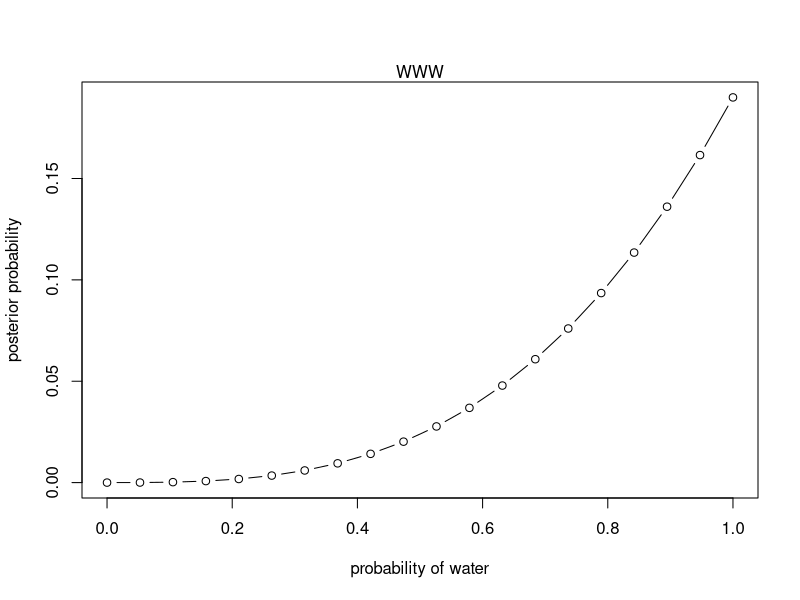
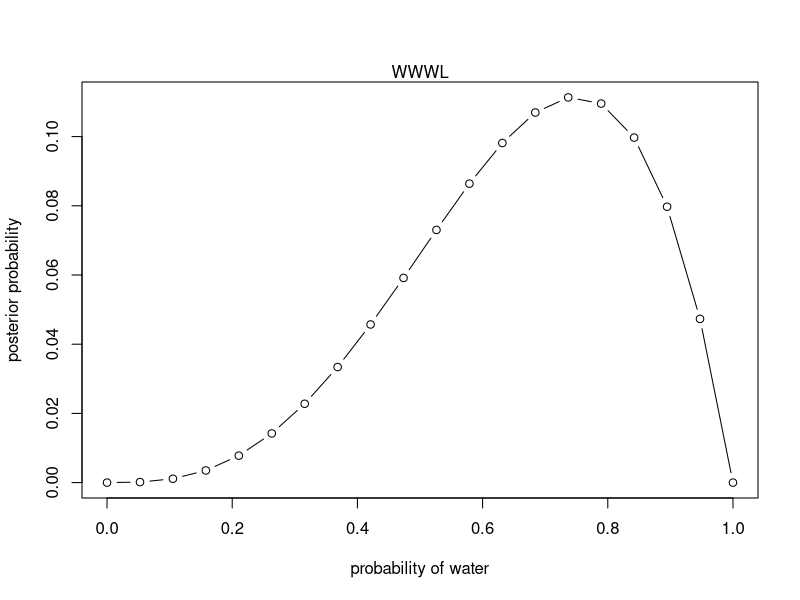
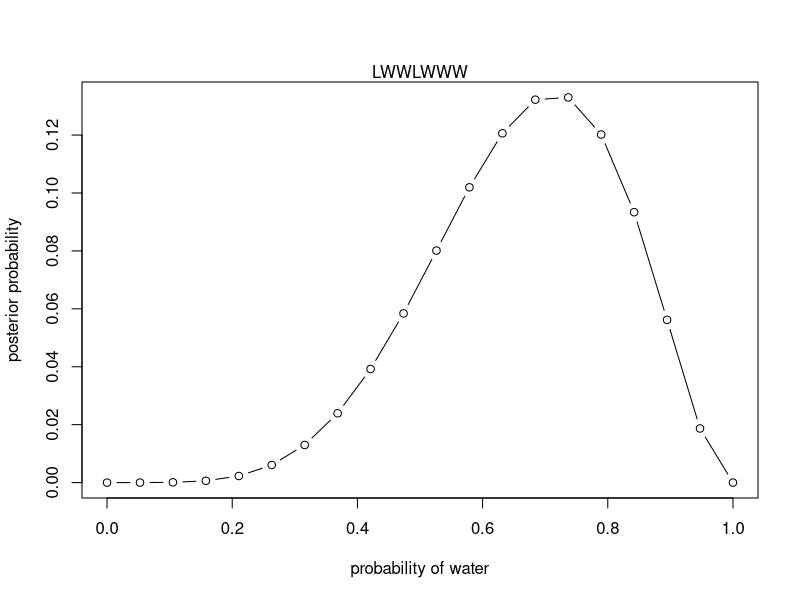
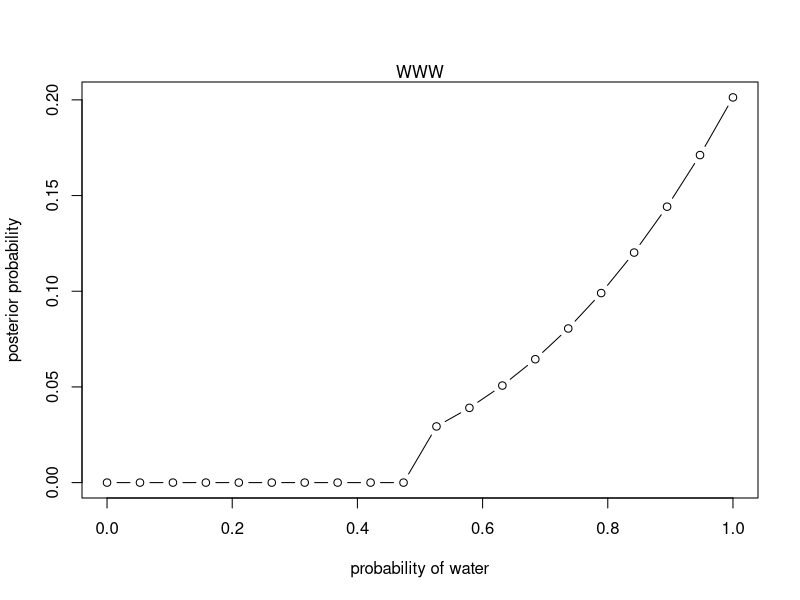
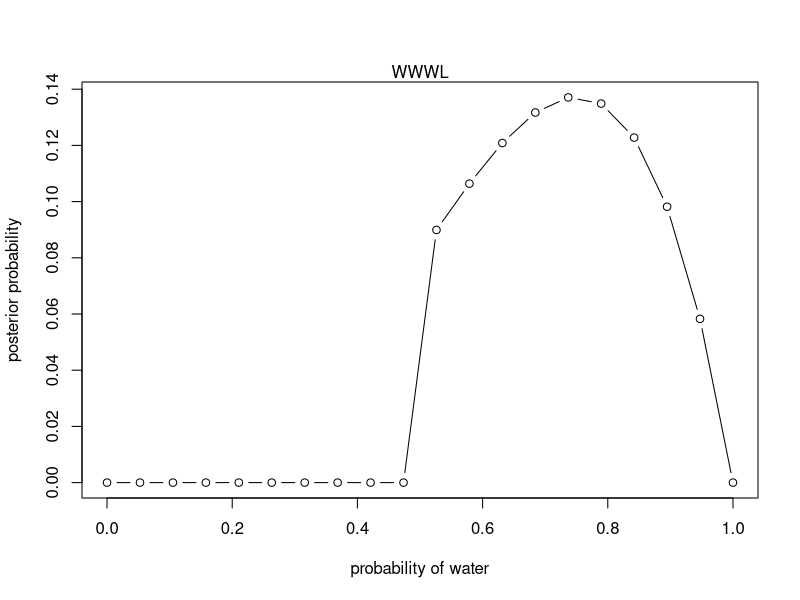
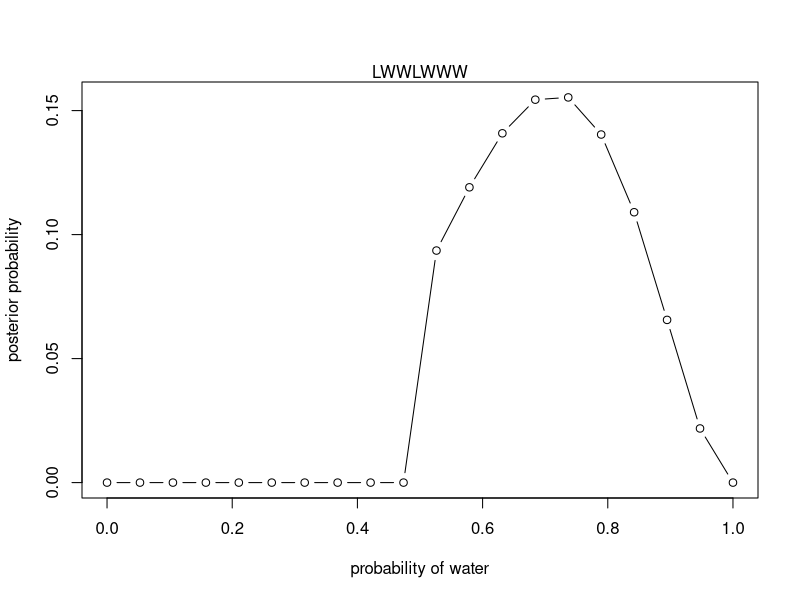

The R script that drew these images, in order:
## ---- chunk 1
knitr::opts_chunk$set(echo = TRUE)
## ---- chunk 2
p_grid <- seq(from=0, to=1, length.out=20)
prior <- rep(1, 20)
likelihood <- dbinom(3, size=3, prob=p_grid)
unstd.posterior <- likelihood*prior
std.posterior <- unstd.posterior/sum(unstd.posterior)
plot(p_grid, std.posterior, type="b", xlab="probability of water", ylab="posterior probability")
mtext("WWW")

likelihood <- dbinom(3, size=4, prob=p_grid)
unstd.posterior <- likelihood*prior
std.posterior <- unstd.posterior/sum(unstd.posterior)
plot(p_grid, std.posterior, type="b", xlab="probability of water", ylab="posterior probability")
mtext("WWWL")

likelihood <- dbinom(5, size=7, prob=p_grid)
unstd.posterior <- likelihood*prior
std.posterior <- unstd.posterior/sum(unstd.posterior)
plot(p_grid, std.posterior, type="b", xlab="probability of water", ylab="posterior probability")
mtext("LWWLWWW")
## ---- chunk 3
p_grid <- seq(from=0, to=1, length.out=20)
prior <- ifelse(p_grid < 0.5, 0, 1)
likelihood <- dbinom(3, size=3, prob=p_grid)
unstd.posterior <- likelihood*prior
std.posterior <- unstd.posterior/sum(unstd.posterior)
plot(p_grid, std.posterior, type="b", xlab="probability of water", ylab="posterior probability")
mtext("WWW")

likelihood <- dbinom(3, size=4, prob=p_grid)
unstd.posterior <- likelihood*prior
std.posterior <- unstd.posterior/sum(unstd.posterior)
plot(p_grid, std.posterior, type="b", xlab="probability of water", ylab="posterior probability")
mtext("WWWL")

likelihood <- dbinom(5, size=7, prob=p_grid)
unstd.posterior <- likelihood*prior
std.posterior <- unstd.posterior/sum(unstd.posterior)
plot(p_grid, std.posterior, type="b", xlab="probability of water", ylab="posterior probability")
mtext("LWWLWWW")
## ---- chunk 4
# Pr(land|Earth) = 0.3
p_le <- 0.3
# Pr(land|Mars) = 1
p_lm <- 1
# Pr(Earth) = Pr(Mars) = 0.5
p_e <- 0.5
p_m <- 0.5
# Pr(Earth|land) = Pr(Earth)*Pr(land|earth)/Pr(land)
p_el <- p_e*p_le/(p_le*p_e+p_lm*p_m)
p_el
## ---- chunk 5
#Likelihoods: ways in which the cards could have produced the data (one black side up)
ll_bb <- 2
ll_bw <- 1
ll_ww <- 0
likelihood <- c(ll_bb, ll_bw, ll_ww)
#One of each card
prior = c(1, 1, 1)
unstd.posterior <- prior * likelihood
std.posterior <- unstd.posterior / sum(unstd.posterior)
# Pr(Black-black)
std.posterior[1]
## ---- chunk 6
#Likelihoods: ways in which the cards could have produced the data (one black side up)
ll_bb <- 2
ll_bw <- 1
ll_ww <- 0
likelihood <- c(ll_bb, ll_bw, ll_ww)
#Two of the black-black cards, one of the others
prior = c(2, 1, 1)
unstd.posterior <- prior * likelihood
std.posterior <- unstd.posterior / sum(unstd.posterior)
# Pr(Black-black)
std.posterior[1]
## ---- chunk 7
#Likelihoods: ways in which the cards could have produced the data (one black side up)
ll_bb <- 2
ll_bw <- 1
ll_ww <- 0
likelihood <- c(ll_bb, ll_bw, ll_ww)
#Encode relative probabilities of drawing each card
prior = c(1, 2, 3)
unstd.posterior <- prior * likelihood
std.posterior <- unstd.posterior / sum(unstd.posterior)
# Pr(Black-black)
std.posterior[1]
## ---- chunk 8
#Likelihoods: ways in which the cards could have produced the data (one black side up + one white side up)
ll_bb <- 2 * 3
ll_bw <- 1 * 2
ll_ww <- 0
likelihood <- c(ll_bb, ll_bw, ll_ww)
#Encode relative probabilities of drawing each card
prior = c(1, 1, 1)
unstd.posterior <- prior * likelihood
std.posterior <- unstd.posterior / sum(unstd.posterior)
# Pr(Black-black)
std.posterior[1]
## ---- chunk 9
# Likelihood of the data (one twin) is equal to the probabilities of species A and B of birthing twins
p_twins_A <- 0.1
p_twins_B <- 0.2
ll_A <- p_twins_A
ll_B <- p_twins_B
likelihood <- c(ll_A, ll_B)
# Prior is the relative abundance of species A and B (equal)
prior <- c(1, 1)
unstd.posterior <- likelihood * prior
std.posterior <- unstd.posterior / sum(unstd.posterior)
std.posterior
# Species A is twice more likely than species B
# Odds of another pair of twins are equal to the posterior probabilities of each species times the probability of twins 
p_twins_A * std.posterior[1] + p_twins_B * std.posterior[2]
## ---- chunk 10
# Likelihood of the data (one twin) is equal to the probabilities of species A and B of birthing twins
p_twins_A <- 0.1
p_twins_B <- 0.2
ll_A <- p_twins_A
ll_B <- p_twins_B
likelihood <- c(ll_A, ll_B)
# Prior is the relative abundance of species A and B (equal)
prior <- c(1, 1)
unstd.posterior <- likelihood * prior
std.posterior <- unstd.posterior / sum(unstd.posterior)
std.posterior[1]
## ---- chunk 11
p_twins_A <- 0.1
p_twins_B <- 0.2
# Likelihood of A and B given one pair of twins and one singleton
ll_A <- p_twins_A * (1 - p_twins_A)
ll_B <- p_twins_B * (1- p_twins_B)
likelihood <- c(ll_A, ll_B)
# Prior is the relative abundance of species A and B (equal)
prior <- c(1, 1)
unstd.posterior <- likelihood * prior
std.posterior <- unstd.posterior / sum(unstd.posterior)
std.posterior[1]
## ---- chunk 12
p_A <- 0.5
p_pA <- 0.8
p_pB <- 0.65
p_p <- p_pA*p_A + (1-p_A)*(1-p_pB)
p_Ap <- p_A*p_pA/p_p
p_Ap
## ---- chunk 13
p_twins_A <- 0.1
p_twins_B <- 0.2
# Likelihood of A and B given one pair of twins and one singleton
ll_A <- p_twins_A * (1 - p_twins_A)
ll_B <- p_twins_B * (1- p_twins_B)
likelihood <- c(ll_A, ll_B)
#Prior from the test data
prior <- c(p_Ap, 1 - p_Ap)
unstd.posterior <- likelihood * prior
std.posterior <- unstd.posterior / sum(unstd.posterior)
std.posterior[1]
